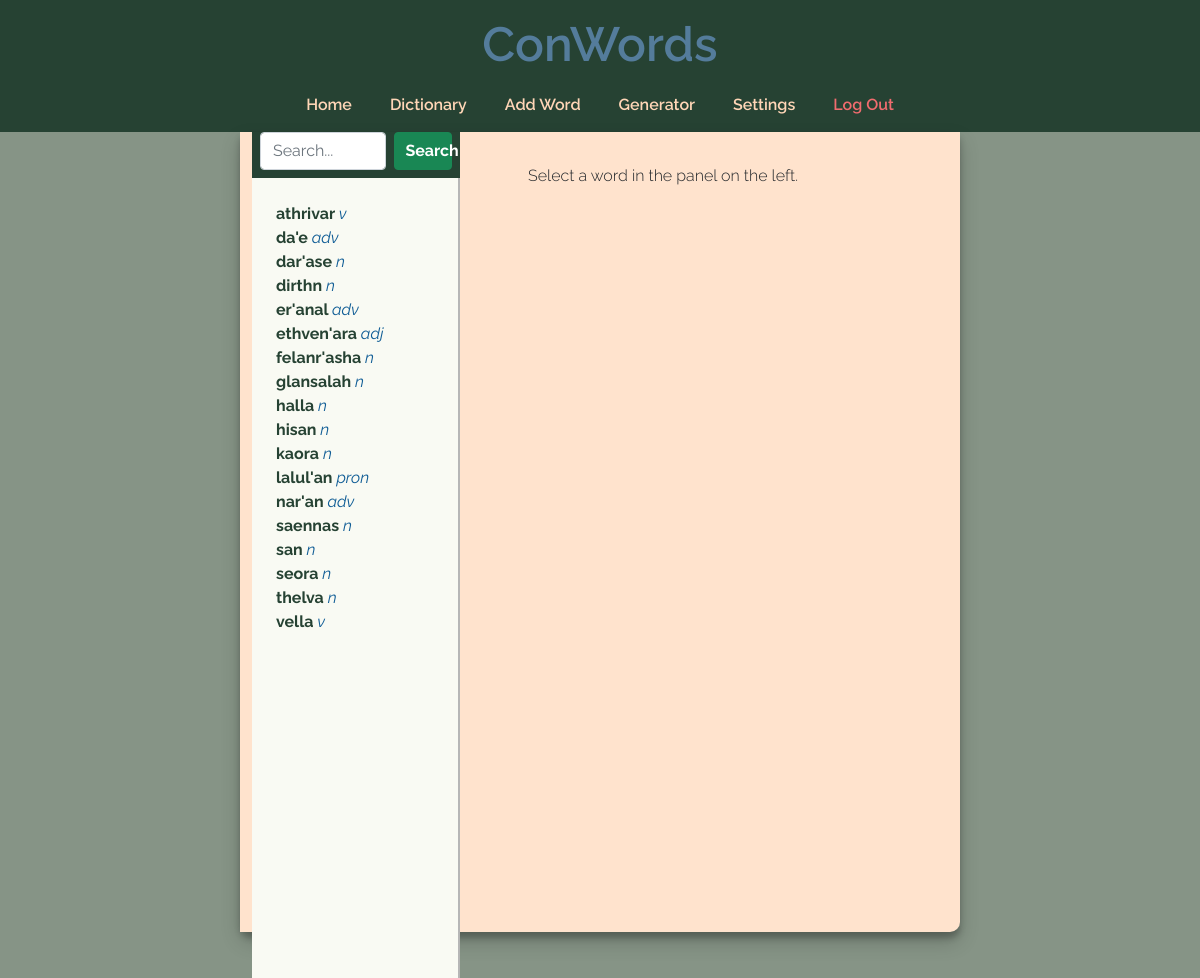
The page /dictionary (signed in) on the database as committed earlier.
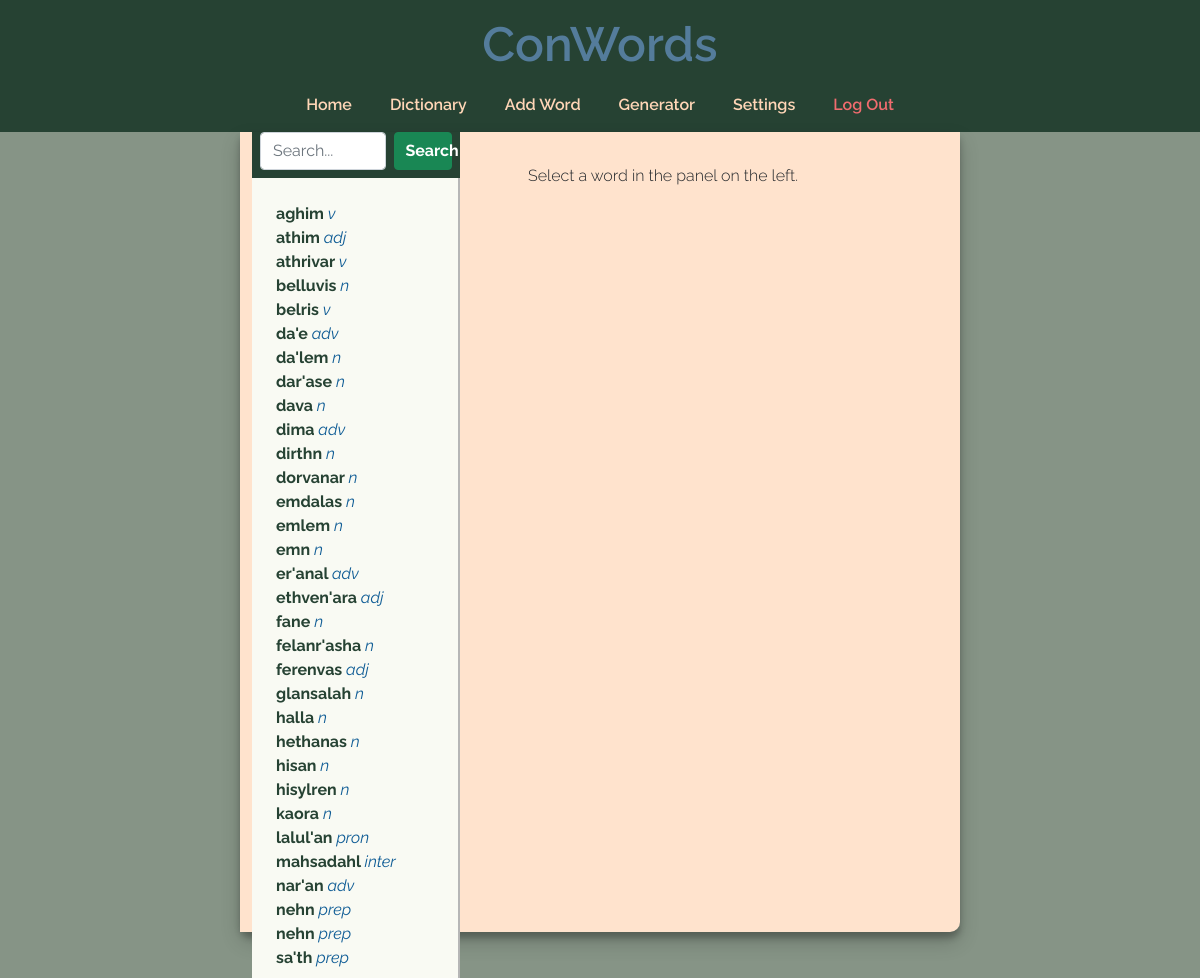
The same page on the database as committed later.
### tables this page shows
CREATE TABLE entries (
id INTEGER NOT NULL PRIMARY KEY AUTOINCREMENT,
word_id INTEGER NOT NULL,
meaning_id INTEGER NOT NULL,
part_of_speech_id INTEGER,
grammatical_gender_id INTEGER,
phonetic_form TEXT,
morphology TEXT,
etymology TEXT,
literal_meaning TEXT,
example TEXT,
user_id INTEGER NOT NULL,
FOREIGN KEY(word_id) REFERENCES words(id),
FOREIGN KEY(meaning_id) REFERENCES meanings(id),
FOREIGN KEY(part_of_speech_id) REFERENCES parts_of_speech(id),
FOREIGN KEY(grammatical_gender_id) REFERENCES grammatical_genders(id),
FOREIGN KEY(user_id) REFERENCES users(id)
);

CREATE TABLE words (
id INTEGER NOT NULL PRIMARY KEY AUTOINCREMENT,
word TEXT NOT NULL,
user_id INTEGER NOT NULL,
FOREIGN KEY(user_id) REFERENCES users(id)
);

CREATE TABLE parts_of_speech (
id INTEGER NOT NULL PRIMARY KEY AUTOINCREMENT,
part_of_speech TEXT NOT NULL,
abbreviation TEXT,
user_id INTEGER NOT NULL,
FOREIGN KEY(user_id) REFERENCES users(id)
);

### app.py (the view, shortened to what this page needs)
@app.route("/dictionary", methods=["GET", "POST"])
@login_required
def dictionary():
    db = get_db()
    words = db.execute("SELECT entries.id, word, abbreviation FROM entries, words, parts_of_speech WHERE entries.word_id = words.id AND entries.part_of_speech_id = parts_of_speech.id AND entries.user_id = ? ORDER BY word;", (session["user_id"],)).fetchall()
    if request.method == "GET":
        searched = str(request.args.get('search'))
        results = db.execute("SELECT entries.id, word, abbreviation FROM entries, words, parts_of_speech WHERE entries.word_id = words.id AND entries.part_of_speech_id = parts_of_speech.id AND entries.user_id = ? AND word LIKE ? ORDER BY word;", (session["user_id"], "%" + searched + "%",)).fetchall()
        entry_id = str(request.args.get('value'))
        session["entry_id"] = entry_id
        record = db.execute("SELECT * FROM entries WHERE id = ? AND user_id = ?;", (entry_id, session["user_id"],)).fetchone()
        if not record == None:
            session["record"] = record
            word = db.execute("SELECT word FROM words WHERE id = ? AND user_id = ?;", (record[1], session["user_id"],)).fetchone()[0]
            session["word"] = word
            session["word_id"] = str(record[1])
            meaning = db.execute("SELECT meaning FROM meanings WHERE id = ? AND user_id = ?;", (record[2], session["user_id"],)).fetchone()[0]
            session["meaning"] = meaning
            session["meaning_id"] = str(record[2])
            part_of_speech = db.execute("SELECT part_of_speech FROM parts_of_speech WHERE id = ? AND user_id = ?;", (record[3], session["user_id"],)).fetchone()[0]
            session["pos"] = part_of_speech
            part_of_speech_abbr = db.execute("SELECT abbreviation FROM parts_of_speech WHERE id = ? AND user_id = ?;", (record[3], session["user_id"],)).fetchone()[0]
            session["pos_abbr"] = part_of_speech_abbr
            if not record[4] == None:
                gender = db.execute("SELECT grammatical_gender FROM grammatical_genders WHERE id = ? AND user_id = ?;", (record[4], session["user_id"],)).fetchone()[0]
                gender_abbr = db.execute("SELECT abbreviation FROM grammatical_genders WHERE id = ? AND user_id = ?;", (record[4], session["user_id"],)).fetchone()
            else:
                gender = ""
                gender_abbr = ""
            session["gender"] = gender
            session["gender_abbr"] = gender_abbr
            session["phonetic"] = record[5]
            session["morphology"] = record[6]
            session["etymology"] = record[7]
            session["literal"] = record[8]
            session["example"] = record[9]
        else:
            word = ["empty"]
            meaning = ["empty"]
            part_of_speech = ["empty"]
            part_of_speech_abbr = ["empty"]
            gender = ["empty"]
            gender_abbr = ["empty"]
    db.close()
    return render_template("dictionary.html", record=record, word=word, meaning=meaning, part_of_speech=part_of_speech, part_of_speech_abbr=part_of_speech_abbr, gender_abbr=gender_abbr, words=words, gender=gender, results=results)

### app.py (called while the page is built)
@app.after_request
def after_request(response):
    response.headers["Cache-Control"] = "no-cache, no-store, must-revalidate"
    response.headers["Expires"] = 0
    response.headers["Pragma"] = "no-cache"
    return response

### helpers.py (called while the page is built)
def get_db():
    connection = sqlite3.connect("conlang.db")
    return connection

def login_required(f):
    @wraps(f)
    def decorated_function(*args, **kwargs):
        if session.get("user_id") is None:
            return redirect("/login")
        return f(*args, **kwargs)
    return decorated_function

### templates/dictionary.html (shortened to what this page needs)
{% extends "layout.html" %}
{% block main %}
<div class="row mainrow">
    <div class="col-sm-4 left-menu">
        <div class="search">
            <form action="/dictionary" method="get" class="d-flex">
                <input type="search" class="form-control search-input" name="search" placeholder="Search...">
                <button type="submit" class="btn btn-list btn-success search-btn">Search</button>
            </form>
        </div>
        <div class="dict-display" id="dictdiv">
            <div class="dict-view">
                {% for word in words %}
                    <a class="dict-link" name="word-link" href="/dictionary?value={{ word[0] }}">{{ word[1] }} <span class="abbr">{{ word[2] }}</span></a><br/>
                {% endfor %}
            </div>
        </div>
    </div>
    <div class="col-sm-8">
        <div class="right-inner-col">
            {% if record is not none %}
            <div class="btn-cenetered-div">
                <button type="button" class="btn">Prev</button>
                <button type="button" class="btn">Next</button>
            </div>
            <form action="/dictionary" method="post">
                <div class="record">
                    <table class="table table-hover table-striped">
                        <colgroup>
                            <col span="1" style="width: 50%;">
                            <col span="1" style="width: 50%;">
                        </colgroup>
                        <thead>
                            <tr>
                                <th scope="col" colspan="2">
                                    <span class="h4"><strong>{{ word }}</strong></span>
                                    <div class="right">
                                        <i>{{ part_of_speech_abbr }} {{ gender_abbr[0] }}</i>
                                    </div>
                                </th>
                            </tr>
                        </thead>
                        <tbody>
                            <tr>
                                <th scope="row"><span class="record-label">Meaning</span></th>
                                <td class="edit" title="Double-click to edit">
                                    <b><span>{{ meaning }}</span>
                                    <input type="text" name="meaning" value="{{ meaning }}" class="toedit" readonly="readonly"></b>
                                </td>
                            </tr>
                            <tr>
                                <th scope="row"><span class="record-label">Part of speech</span></th>
                                <td class="edit" title="Double-click to edit">
                                    <i><span>{{ part_of_speech }}</span>
                                    <input type="text" name="pos" value="{{ part_of_speech }}" class="toedit" readonly="readonly"></i>
                                </td>
                            </tr>
                            <tr>
                                <th scope="row"><span class="record-label">Grammatical gender</span></th>
                                <td class="edit" title="Double-click to edit">
                                    <i><span>{{ gender }}</span>
                                    <input type="text" name="gender" value="{{ gender }}" class="toedit" readonly="readonly"></i>
                                </td>
                            </tr>
                            <tr>
                                <th scope="row"><span class="record-label">Phonetic form</span></th>
                                <td class="edit" title="Double-click to edit">
                                    [ <span>{{ record[5] }}</span>
                                    <input type="text" name="phonetic" value="{{ record[5] }}" class="toedit" readonly="readonly">]
                                </td>
                            </tr>
                            <tr>
                                <th scope="row"><span class="record-label">Morphology</span></th>
                                <td class="edit" title="Double-click to edit">
                                    <span>{{ record[6] }}</span>
                                    <input type="text" name="morphology" value="{{ record[6] }}" class="toedit" readonly="readonly">
                                </td>
                            </tr>
                            <tr>
                                <th scope="row"><span class="record-label">Etymology</span></th>
                                <td class="edit" title="Double-click to edit">
                                    <span>{{ record[7] }}</span>
                                    <input type="text" name="etymology" value="{{ record[7] }}" class="toedit" readonly="readonly">
                                </td>
                            </tr>
                            <tr>
                                <th scope="row"><span class="record-label">Literal meaning</span></th>
                                <td class="edit" title="Double-click to edit">
                                    <span>{{ record[8] }}</span>
                                    <input type="text" name="literal" value="{{ record[8] }}" class="toedit" readonly="readonly">
                                </td>
                            </tr>
                            <tr>
                                <th scope="row"><span class="record-label">Example</span></th>
                                <td class="edit" title="Double-click to edit">
                                    <i><span>{{ record[9] }}</span>
                                    <input type="text" name="example" value="{{ record[9] }}" class="toedit" readonly="readonly"></i>
                                </td>
                            </tr>
                        </tbody>
                    </table>
                    <div class="btn-cenetered-div">
                        <span class="success">{{ info }}</span>
                    </div>
                    <div class="btn-cenetered-div">
                        <button type="submit" name="formsubmit" class="btn medium-btn btn-success mt-2" id="saveRecord" value="Save" disabled>Save</button>
                        <button type="submit" name="formsubmit" class="btn medium-btn btn-danger mt-2" id="deleteRecord" value="Delete">Delete</button>
                    </div>
                </div>
            </form>
            {% else %}
                <p>
                    Select a word in the panel on the left.
                </p>
            {% endif %}
        </div>
    </div>
</div>
{% endblock %}

### templates/layout.html (shortened to what this page needs)
<!DOCTYPE html>
<html lang="en">
    <head>
        <link href="https://cdn.jsdelivr.net/npm/bootstrap@5.1.3/dist/css/bootstrap.min.css" rel="stylesheet"></script>
        <link href="/static/styles.css" rel="stylesheet">
    </head>
    <body>
        <header>
            <h1><b>ConWords</b></h1>
            <ul class="nav justify-content-center pb-1">
                {% if session["user_id"] %}
                    <li class="nav-item">
                        <a class="nav-link" href="/">Home</a>
                    </li>
                    <li class="nav-item">
                        <a class="nav-link" href="/dictionary">Dictionary</a>
                    </li>
                    <li class="nav-item">
                        <a class="nav-link" href="/addword">Add Word</a>
                    </li>
                    <li class="nav-item">
                        <a class="nav-link" href="/word-generator">Generator</a>
                    </li>
                    <li class="nav-item">
                        <a class="nav-link" href="/settings">Settings</a>
                    </li>
                    <li class="nav-item logout">
                        <a class="nav-link logout" href="/logout">Log Out</a>
                    </li>
                {% endif %}
              </ul>
        </header>
        <main>
            <div class="container">
                {% block main %}{% endblock %}
            </div>
        </main>
    </body>
</html>

### static/styles.css (style rules this page uses)
* { margin: 0; padding: 0; box-sizing: border-box; }
body { font-family: 'Raleway', -apple-system, system-ui, BlinkMacSystemFont, "Segoe UI", Roboto, "Helvetica Neue", Arial, sans-serif; font-weight: 300; background-color: #869486; }
b { font-weight: 600; }
header { text-align: center; background-color: #264233; }
header h1 { color: #547c9b; font-size: 3rem; padding-top: 1rem; }
.nav-link { font-weight: 600; color: #ffd6b7; }
.logout { color: #f16c6f; }
.nav li { border: 3px solid rgba(33, 37, 41, 0); transition: border-color 0.5s; }
.container { width: 60%; background-color: #ffe3cd; border-bottom-left-radius: 10px; border-bottom-right-radius: 10px; box-shadow: rgba(0, 0, 0, 0.19) 0px 10px 20px, rgba(0, 0, 0, 0.23) 0px 6px 6px; }
.mainrow { width: 100%; }
.left-menu { background-color: #ffe3cd; height: 100vh; }
.dict-display { background-color: #f9faf3; height: 100%; padding: 1.5rem 1.5rem; border-right: 2px solid #b6b6b6; overflow: auto; }
.dict-link { text-decoration: none; font-weight: bold; color: #264233; }
.abbr { font-style: italic; color: #0f5c95; font-weight: normal; }
.right-inner-col { width: 80%; margin: 2rem auto; }
.btn-list { padding: 0px 10px; font-weight: bold; }
.search { background-color: #264233; padding: 0 0.5rem 0.5rem 0.5rem; }
.search-input { width: 70%; margin-right: 0.5rem; }
.search-btn { width: 30%; }

Rows that differ between the two databases and show on the page:
no longer on this page (row unchanged): entries: {{ word[0] }} 19 (drawn), word "saennas", abbreviation "n"
no longer on this page (row unchanged): entries: {{ word[0] }} 11 (drawn), word "san", abbreviation "n"
no longer on this page (row unchanged): entries: {{ word[0] }} 2 (drawn), word "seora", abbreviation "n"
no longer on this page (row unchanged): entries: {{ word[0] }} 1 (drawn), word "thelva", abbreviation "n"
no longer on this page (row unchanged): entries: {{ word[0] }} 5 (drawn), word "vella", abbreviation "v"
added entries: {{ word[0] }} 40 (drawn), word "aghim", abbreviation "v"
added entries: {{ word[0] }} 46 (drawn), word "athim", abbreviation "adj"
added entries: {{ word[0] }} 54 (drawn), word "belluvis", abbreviation "n"
added entries: {{ word[0] }} 38 (drawn), word "belris", abbreviation "v"
added entries: {{ word[0] }} 29 (drawn), word "da'lem", abbreviation "n"
added entries: {{ word[0] }} 34 (drawn), word "dava", abbreviation "n"
added entries: {{ word[0] }} 45 (drawn), word "dima", abbreviation "adv"
added entries: {{ word[0] }} 50 (drawn), word "dorvanar", abbreviation "n"
added entries: {{ word[0] }} 48 (drawn), word "emdalas", abbreviation "n"
added entries: {{ word[0] }} 33 (drawn), word "emlem", abbreviation "n"
added entries: {{ word[0] }} 28 (drawn), word "emn", abbreviation "n"
added entries: {{ word[0] }} 51 (drawn), word "fane", abbreviation "n"
added entries: {{ word[0] }} 39 (drawn), word "ferenvas", abbreviation "adj"
added entries: {{ word[0] }} 52 (drawn), word "hethanas", abbreviation "n"
added entries: {{ word[0] }} 27 (drawn), word "hisylren", abbreviation "n"
added entries: {{ word[0] }} 49 (drawn), word "mahsadahl", abbreviation "inter"
added entries: {{ word[0] }} 30 (drawn), word "nehn", abbreviation "prep"
added entries: {{ word[0] }} 31 (drawn), word "nehn", abbreviation "prep"
added entries: {{ word[0] }} 43 (drawn), word "sa'th", abbreviation "prep"
